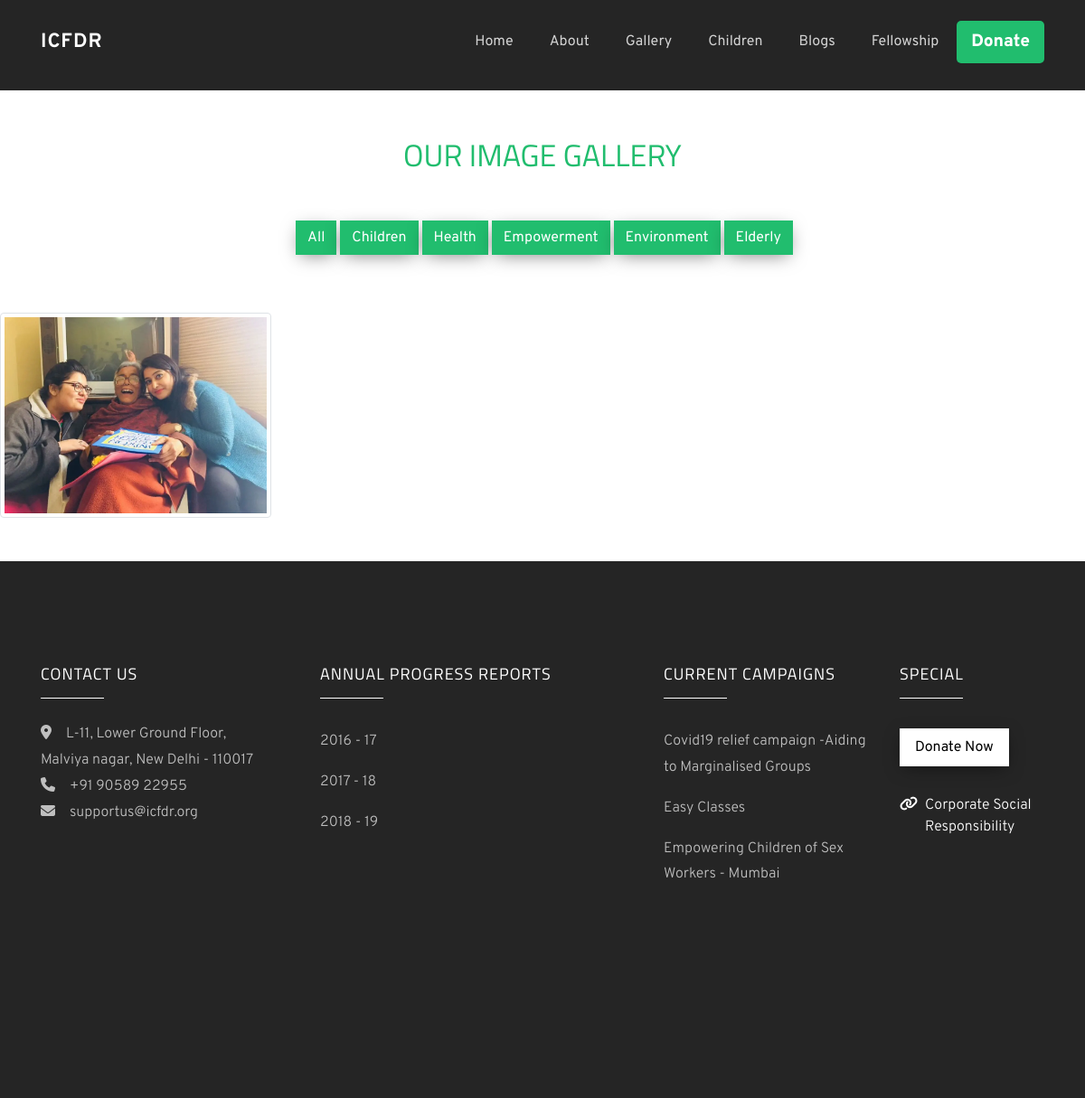
The page /gallery on the database its author committed.
### website/models.py (models this page shows, shortened)
class Gallery(models.Model):
    image = models.ImageField(upload_to='images/gallery')
    image_alt_txt = models.CharField(max_length=100, blank=True)
    tag = models.CharField(max_length=20)
    class Meta:
        verbose_name_plural = 'Gallery'

class Campaign(models.Model):
    compaign_name = models.CharField(max_length=100)
    image = models.ImageField(upload_to='images/campaign/')
    text_on_image = models.CharField(max_length=150)
    description = RichTextField()
    button_text = models.CharField(max_length=30)
    slug = models.SlugField(max_length=100, default='', blank=True, unique=True)
    class Meta:
        verbose_name_plural = 'Campaign'

### website/views.py (the view)
# urls.py: path('gallery',views.gallery,name = 'gallery'),
def gallery(request):
    data = {
        'Gallery': Gallery.objects.all(),
        'campaigns': Campaign.objects.all().order_by('-id')[:5]
    }
    return render(request, 'gallery.html', data)

### website/templates/gallery.html
{% extends 'base.html' %}
{% block content %}
{% load static %}
<header class="masthead" style="width: 100vw;height: 100px;background: #252525;">
</header>
<section id="gallery" class="ftco-gallery mt-5 mb-5">
    <div class="row justify-content-center mb-2 pb-3">
        <div class="col-md-7 heading-section ftco-animate text-center">
            <h2 class="mb-4">Our Image Gallery</h2>
        </div>
    </div>
    <div class="row justify-content-center mb-5 pb-3">
        <button class="btn btn-primary filter-btn ml-1" data-filter=".all" id="filter">All</button>
        <button class="btn btn-primary filter-btn ml-1" data-filter=".children" id="reset">Children</button>
        <button class="btn btn-primary filter-btn ml-1" data-filter=".health" id="filter">Health</button>
        <button class="btn btn-primary filter-btn ml-1" data-filter=".empowerment" id="reset">Empowerment</button>
        <button class="btn btn-primary filter-btn ml-1" data-filter=".environment" id="filter">Environment</button>
        <button class="btn btn-primary filter-btn ml-1" data-filter=".elderly" id="reset">Elderly</button>
    </div>
    <div class="container-fluid ">
        <div class="row grid">
            {% for obj in Gallery %}
            <a class="col-md-3 image-popup pl-0 pr-0 grid-item {{ obj.tag }}" href="{{ obj.image.url }}">
                <img loading="lazy" class="img-responsive img-thumbnail" src="{{ obj.image.url }}"
                     alt="{{ obj.image_alt_txt }}">
            </a>
            {% endfor %}
        </div>
    </div>
</section>
{% endblock %}

### website/templates/base.html (shortened to what this page needs)
<!DOCTYPE html>
{% load static %}
<html lang="en">
<head>
    <link rel="stylesheet" href="{% static 'css/open-iconic-bootstrap.min.css' %}">
    <link rel="stylesheet" href="{% static 'css/animate.css' %}">
    <link rel="stylesheet" href="{% static 'css/owl.carousel.min.css' %}">
    <link rel="stylesheet" href="{% static 'css/owl.theme.default.min.css' %}">
    <link rel="stylesheet" href="{% static 'css/magnific-popup.css' %}">
    <link rel="stylesheet" href="{% static 'css/aos.css' %}">
    <link rel="stylesheet" href="{% static 'css/bootstrap-datepicker.css' %}">
    <link rel="stylesheet" href="{% static 'css/jquery.timepicker.css' %}">
    <link rel="stylesheet" href="{% static 'css/style.css' %}">
</head>
<body>
<nav class="navbar navbar-expand-lg navbar-dark ftco_navbar bg-dark ftco-navbar-light" id="ftco-navbar">
    <div class="container">
        <a class="navbar-brand" href="{% url 'home' %}">ICFDR</a>
        <div class="collapse navbar-collapse" id="ftco-nav">
            <ul class="navbar-nav ml-auto">
                <li class="nav-item"><a href="{% url 'home' %}" class="nav-link">Home</a></li>
                <li class="nav-item"><a href="{% url 'about' %}" class="nav-link">About</a></li>
                <li class="nav-item"><a href="{% url 'gallery' %}" class="nav-link">Gallery</a></li>
                <li class="nav-item"><a href="{% url 'home' %}#children" class="nav-link">Children</a></li>
                <li class="nav-item"><a href="{% url 'bloglist' %}" class="nav-link">Blogs</a></li>
                <li class="nav-item"><a href="{% url 'fellowship' %}" class="nav-link">Fellowship</a></li>
                <li class="nav-item"><a href="{% url 'donate' %}" class="donate-btn-nav nav-link">Donate</a></li>
            </ul>
        </div>
    </div>
</nav>
{% block content %}
{% endblock %}
<footer class="ftco-footer ftco-section img">
    <div class="container">
        <div class="row mb-5">
            <div class="col-md-3">
                <div class="ftco-footer-widget mb-4">
                    <h2 class="ftco-heading-2">Contact Us</h2>
                    <p style="text-align:left;">
                        <span class="fas fa-map-marker-alt mr-3"></span>L-11, Lower Ground Floor, Malviya nagar, New
                        Delhi - 110017<br>
                        <a href="tel:+91-90586-22955"><span class="fas fa-phone mr-3"></span>+91 90589 22955<br></a>
                        <a href="mailto:supportus@icfdr.org?Subject=ICFDR%20Easy%20Classes%20-%20Support"><span
                                class="fas fa-envelope mr-3"></span>supportus@icfdr.org</a>
                    </p>
                    <ul class="ftco-footer-social list-unstyled float-md-left float-lft mt-5">
                    </ul>
                </div>
            </div>
            <div class="col-md-4">
                <div class="ftco-footer-widget mb-4 ml-md-4">
                    <h2 class="ftco-heading-2">Annual Progress Reports</h2>
                    <ul class="list-unstyled">
                        <li><a target="_blank" href="https://drive.google.com/open?id=12yJyWt_e4_VxAgtFSAQAEEdrDGSlUoW9" class="py-2 d-block">2016 - 17</a>
                        </li>
                        <li><a target="_blank" href="https://drive.google.com/open?id=1tYPb_o-QClXzCFxPPeCs-ca7Lnde7Ln2" class="py-2 d-block">2017 - 18</a>
                        </li>
                        <li><a target="_blank" href="https://drive.google.com/open?id=1mGkgc0wgI1T13B1gySD5iHLUhTBXvLLp" class="py-2 d-block">2018 - 19</a>
                        </li>
                    </ul>
                </div>
            </div>
            <div class="col-md-3">
                <div class="ftco-footer-widget mb-4 ml-md-4">
                    <h2 class="ftco-heading-2">Current Campaigns</h2>
                    <ul class="list-unstyled">
                        {% for campaign in campaigns %}
                        <li><a href="{% url 'campaign' campaign.slug %}"
                               class="py-2 d-block">{{campaign.compaign_name}}</a></li>
                        {% endfor %}
                    </ul>
                </div>
            </div>
            <div class="col-md-2">
                <div class="ftco-footer-widget mb-4">
                    <h2 class="ftco-heading-2">Special</h2>
                    <div class="block-23 mb-3">
                        <ul>
                            <li><p><a target="_blank"
                                      href="https://www.payumoney.com/paybypayumoney/#/DFE2878E860D57AF8E18DFEF38EBE7EC"
                                      class="btn btn-white px-3 py-2 mt-2">Donate Now</a></p></li>
                            <li><a target="_blank" href="http://icfdr.org/corporate-social-responsibility/"><span
                                    class="fas fa-link mr-2"></span><span
                                    class="text">Corporate Social Responsibility</span></a></li>
                    </div>
                </div>
            </div>
        </div>
        <div class="row">
            <div class="col-md-12 text-center">
            </div>
        </div>
    </div>
</footer>
</body>
</html>

### rows shown on the page
Gallery: image (picture)
Campaign: compaign_name "Covid19 relief campaign -Aiding to Marginalised Groups"
Campaign: compaign_name "Easy Classes"
Campaign: compaign_name "Empowering Children of Sex Workers - Mumbai"
